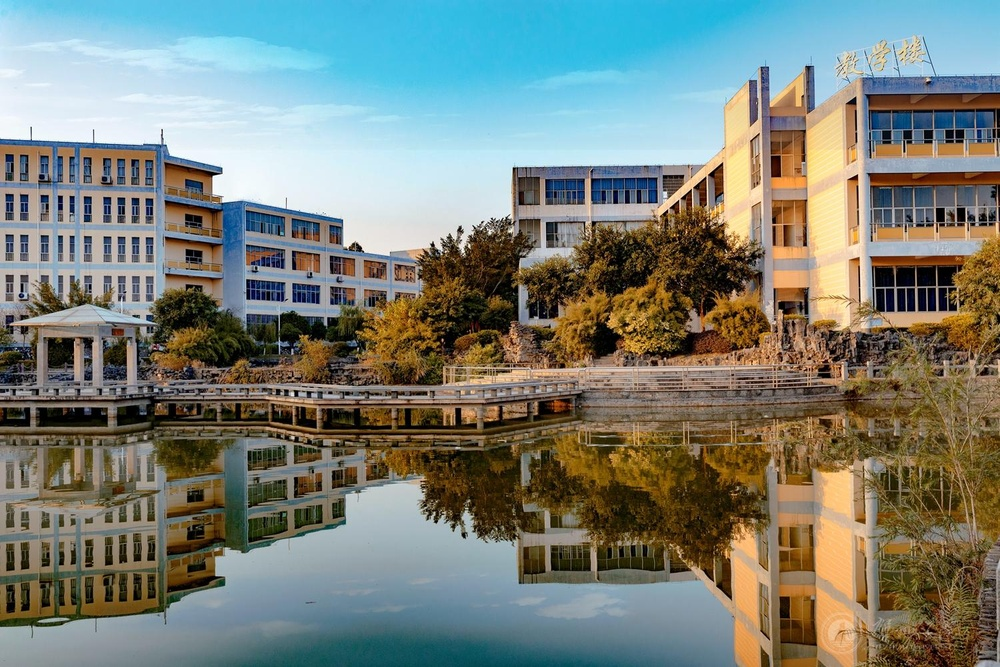
#> input picture 图像处理/pic/校园.jpg, 1000 x 667 px, shrunk from 1500 x 1001 before the run
$ python '滤镜.py'
#> lines starting #> are read from the running program, lines starting #| are printed output that depends on the picture
from PIL import Image
from PIL import ImageFilter

im1=Image.open("校园.jpg")
#> im1 is the input picture: PIL image 1000x667 RGB; mean R, G, B 121.1, 128, 119.4
im2=Image.open("职业.jpg")
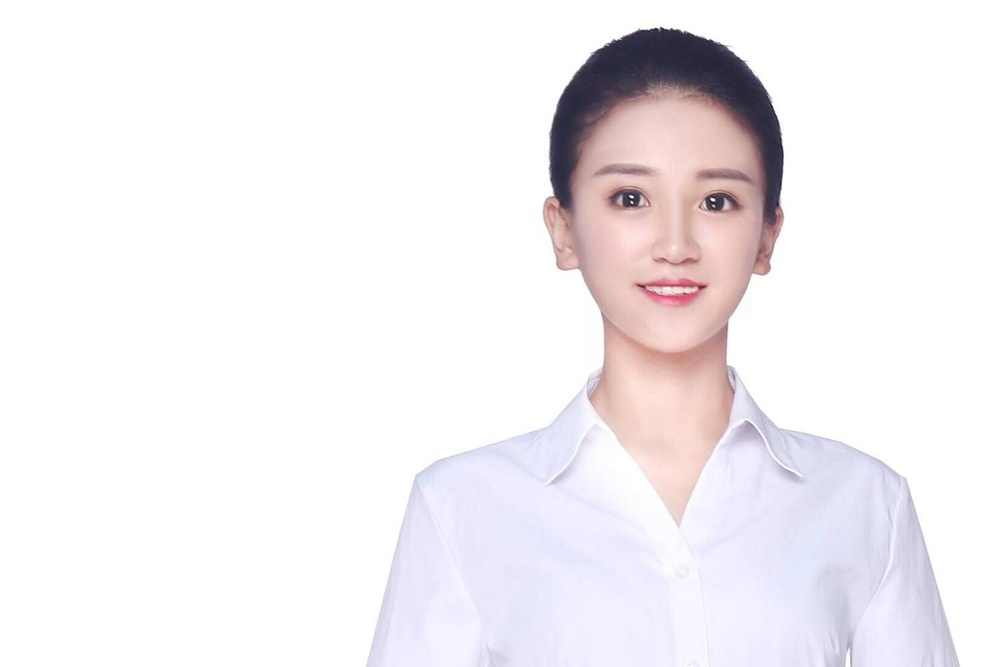
#> input picture 图像处理/pic/职业.jpg, 1000 x 667 px, shrunk from 1500 x 1001 before the run
#> im2 is the input picture: PIL image 1000x667 RGB; mean R, G, B 243, 239.3, 242.4
blur=im1.filter(ImageFilter.BLUR)
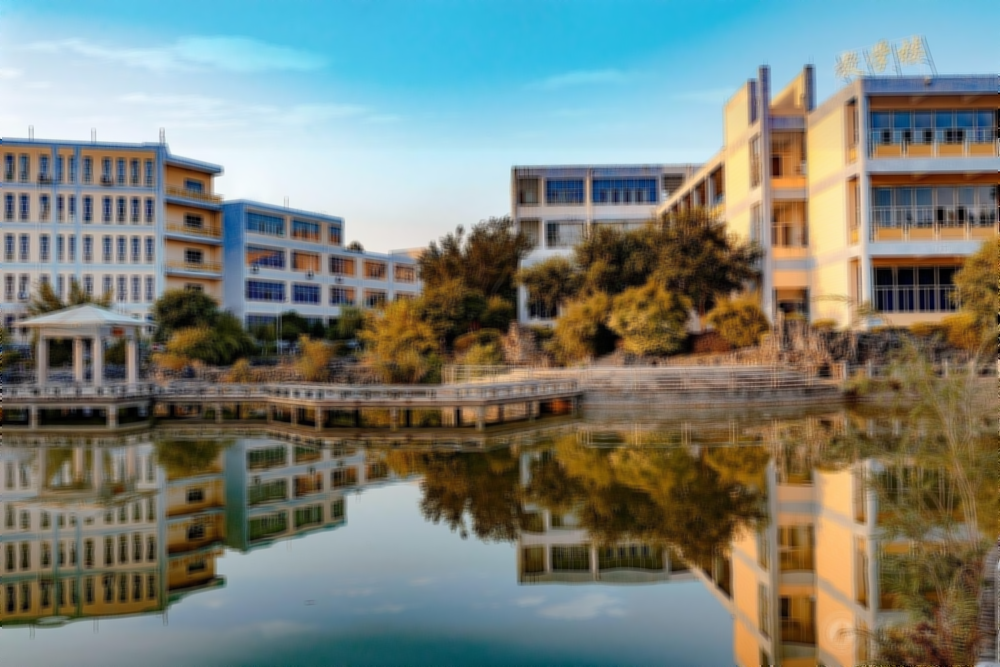
#> blur: PIL image 1000x667 RGB; mean R, G, B 121.2, 128, 119.5
CONTOUR=im1.filter(ImageFilter.EMBOSS)
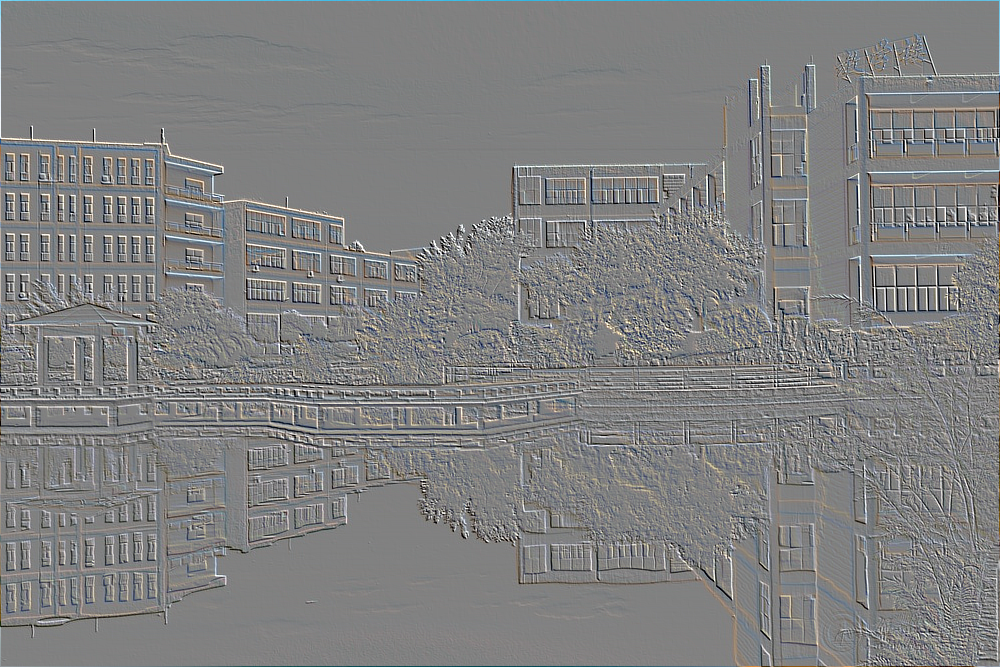
#> CONTOUR: PIL image 1000x667 RGB; mean R, G, B 127.8, 128.1, 128.2
# blur.show()
CONTOUR.show()
